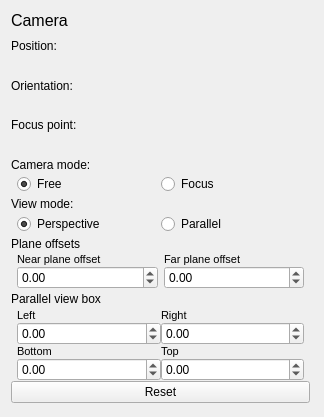
<?xml version="1.0" encoding="UTF-8"?>
<ui version="4.0">
 <class>CameraWidget</class>
 <widget class="QWidget" name="CameraWidget">
  <property name="geometry">
   <rect>
    <x>0</x>
    <y>0</y>
    <width>324</width>
    <height>417</height>
   </rect>
  </property>
  <property name="windowTitle">
   <string>Form</string>
  </property>
  <layout class="QGridLayout" name="gridLayout">
   <item row="0" column="0">
    <widget class="QLabel" name="CameraL">
     <property name="font">
      <font>
       <pointsize>12</pointsize>
      </font>
     </property>
     <property name="text">
      <string>Camera</string>
     </property>
    </widget>
   </item>
   <item row="1" column="0">
    <widget class="QWidget" name="TransformsGrid" native="true">
     <property name="sizePolicy">
      <sizepolicy hsizetype="Expanding" vsizetype="Expanding">
       <horstretch>0</horstretch>
       <verstretch>0</verstretch>
      </sizepolicy>
     </property>
     <layout class="QVBoxLayout" name="verticalLayout_2" stretch="0,0,0,0,0,0,0,0,0,0,0,0,0,0,0">
      <property name="spacing">
       <number>0</number>
      </property>
      <property name="leftMargin">
       <number>0</number>
      </property>
      <property name="topMargin">
       <number>0</number>
      </property>
      <property name="rightMargin">
       <number>3</number>
      </property>
      <property name="bottomMargin">
       <number>3</number>
      </property>
      <item>
       <widget class="QLabel" name="PositionL">
        <property name="text">
         <string>Position:</string>
        </property>
       </widget>
      </item>
      <item>
       <widget class="TripletController" name="PositionTriplet" native="true">
        <property name="minimumSize">
         <size>
          <width>0</width>
          <height>20</height>
         </size>
        </property>
       </widget>
      </item>
      <item>
       <widget class="QLabel" name="OrientationL">
        <property name="text">
         <string>Orientation:</string>
        </property>
       </widget>
      </item>
      <item>
       <widget class="TripletController" name="OrientationTriplet" native="true">
        <property name="minimumSize">
         <size>
          <width>0</width>
          <height>20</height>
         </size>
        </property>
       </widget>
      </item>
      <item>
       <widget class="QLabel" name="FocusPointL">
        <property name="text">
         <string>Focus point:</string>
        </property>
       </widget>
      </item>
      <item>
       <widget class="TripletController" name="FocusPointTriplet" native="true">
        <property name="minimumSize">
         <size>
          <width>0</width>
          <height>20</height>
         </size>
        </property>
       </widget>
      </item>
      <item>
       <widget class="QLabel" name="CameraModeL">
        <property name="text">
         <string>Camera mode:</string>
        </property>
       </widget>
      </item>
      <item>
       <layout class="QHBoxLayout" name="CameraModeGrid">
        <property name="spacing">
         <number>0</number>
        </property>
        <property name="leftMargin">
         <number>6</number>
        </property>
        <property name="rightMargin">
         <number>6</number>
        </property>
        <item>
         <widget class="QRadioButton" name="CameraModeFree">
          <property name="text">
           <string>Free</string>
          </property>
          <property name="checked">
           <bool>true</bool>
          </property>
          <attribute name="buttonGroup">
           <string notr="true">CameraModeG</string>
          </attribute>
         </widget>
        </item>
        <item>
         <widget class="QRadioButton" name="CameraModeFocus">
          <property name="text">
           <string>Focus</string>
          </property>
          <attribute name="buttonGroup">
           <string notr="true">CameraModeG</string>
          </attribute>
         </widget>
        </item>
       </layout>
      </item>
      <item>
       <widget class="QLabel" name="ViewModeL">
        <property name="text">
         <string>View mode:</string>
        </property>
       </widget>
      </item>
      <item>
       <layout class="QHBoxLayout" name="ViewModeGrid">
        <property name="spacing">
         <number>0</number>
        </property>
        <property name="leftMargin">
         <number>6</number>
        </property>
        <property name="rightMargin">
         <number>6</number>
        </property>
        <item>
         <widget class="QRadioButton" name="ViewModePerspective">
          <property name="text">
           <string>Perspective</string>
          </property>
          <property name="checked">
           <bool>true</bool>
          </property>
          <attribute name="buttonGroup">
           <string notr="true">ViewModeG</string>
          </attribute>
         </widget>
        </item>
        <item>
         <widget class="QRadioButton" name="ViewModeParallel">
          <property name="text">
           <string>Parallel</string>
          </property>
          <attribute name="buttonGroup">
           <string notr="true">ViewModeG</string>
          </attribute>
         </widget>
        </item>
       </layout>
      </item>
      <item>
       <widget class="QLabel" name="PlaneOffsetsL">
        <property name="text">
         <string>Plane offsets</string>
        </property>
       </widget>
      </item>
      <item>
       <layout class="QGridLayout" name="zRangeGrid">
        <property name="leftMargin">
         <number>6</number>
        </property>
        <property name="rightMargin">
         <number>6</number>
        </property>
        <property name="horizontalSpacing">
         <number>6</number>
        </property>
        <property name="verticalSpacing">
         <number>0</number>
        </property>
        <item row="0" column="0">
         <widget class="QLabel" name="zRangeXL">
          <property name="font">
           <font>
            <pointsize>8</pointsize>
           </font>
          </property>
          <property name="text">
           <string>Near plane offset</string>
          </property>
         </widget>
        </item>
        <item row="0" column="1">
         <widget class="QLabel" name="zRangeYL">
          <property name="font">
           <font>
            <pointsize>8</pointsize>
           </font>
          </property>
          <property name="text">
           <string>Far plane offset</string>
          </property>
         </widget>
        </item>
        <item row="1" column="0">
         <widget class="QDoubleSpinBox" name="zRangeXV">
          <property name="minimum">
           <double>-100000.000000000000000</double>
          </property>
          <property name="maximum">
           <double>100000.000000000000000</double>
          </property>
         </widget>
        </item>
        <item row="1" column="1">
         <widget class="QDoubleSpinBox" name="zRangeYV">
          <property name="minimum">
           <double>-100000.000000000000000</double>
          </property>
          <property name="maximum">
           <double>100000.000000000000000</double>
          </property>
         </widget>
        </item>
       </layout>
      </item>
      <item>
       <widget class="QLabel" name="ParallelBoxL">
        <property name="text">
         <string>Parallel view box</string>
        </property>
       </widget>
      </item>
      <item>
       <layout class="QGridLayout" name="ParallelBoxGrid">
        <property name="leftMargin">
         <number>6</number>
        </property>
        <property name="rightMargin">
         <number>6</number>
        </property>
        <property name="verticalSpacing">
         <number>0</number>
        </property>
        <item row="0" column="0">
         <widget class="QLabel" name="LeftL">
          <property name="font">
           <font>
            <pointsize>8</pointsize>
           </font>
          </property>
          <property name="text">
           <string>Left</string>
          </property>
         </widget>
        </item>
        <item row="0" column="1">
         <widget class="QLabel" name="RightL">
          <property name="font">
           <font>
            <pointsize>8</pointsize>
           </font>
          </property>
          <property name="text">
           <string>Right</string>
          </property>
         </widget>
        </item>
        <item row="1" column="0">
         <widget class="QDoubleSpinBox" name="LeftV">
          <property name="minimum">
           <double>-10000.000000000000000</double>
          </property>
          <property name="maximum">
           <double>10000.000000000000000</double>
          </property>
         </widget>
        </item>
        <item row="1" column="1">
         <widget class="QDoubleSpinBox" name="RightV">
          <property name="minimum">
           <double>-10000.000000000000000</double>
          </property>
          <property name="maximum">
           <double>10000.000000000000000</double>
          </property>
         </widget>
        </item>
        <item row="2" column="0">
         <widget class="QLabel" name="BottomL">
          <property name="font">
           <font>
            <pointsize>8</pointsize>
           </font>
          </property>
          <property name="text">
           <string>Bottom</string>
          </property>
         </widget>
        </item>
        <item row="2" column="1">
         <widget class="QLabel" name="TopL">
          <property name="font">
           <font>
            <pointsize>8</pointsize>
           </font>
          </property>
          <property name="text">
           <string>Top</string>
          </property>
         </widget>
        </item>
        <item row="3" column="0">
         <widget class="QDoubleSpinBox" name="BottomV">
          <property name="minimum">
           <double>-10000.000000000000000</double>
          </property>
          <property name="maximum">
           <double>10000.000000000000000</double>
          </property>
         </widget>
        </item>
        <item row="3" column="1">
         <widget class="QDoubleSpinBox" name="TopV">
          <property name="minimum">
           <double>-10000.000000000000000</double>
          </property>
          <property name="maximum">
           <double>10000.000000000000000</double>
          </property>
         </widget>
        </item>
       </layout>
      </item>
      <item>
       <widget class="QPushButton" name="ResetBut">
        <property name="text">
         <string>Reset</string>
        </property>
       </widget>
      </item>
     </layout>
    </widget>
   </item>
  </layout>
 </widget>
 <customwidgets>
  <customwidget>
   <class>TripletController</class>
   <extends>QWidget</extends>
   <header location="global">tripletcontroller.h</header>
   <container>1</container>
  </customwidget>
 </customwidgets>
 <resources/>
 <connections/>
 <buttongroups>
  <buttongroup name="ViewModeG"/>
  <buttongroup name="CameraModeG"/>
 </buttongroups>
</ui>
